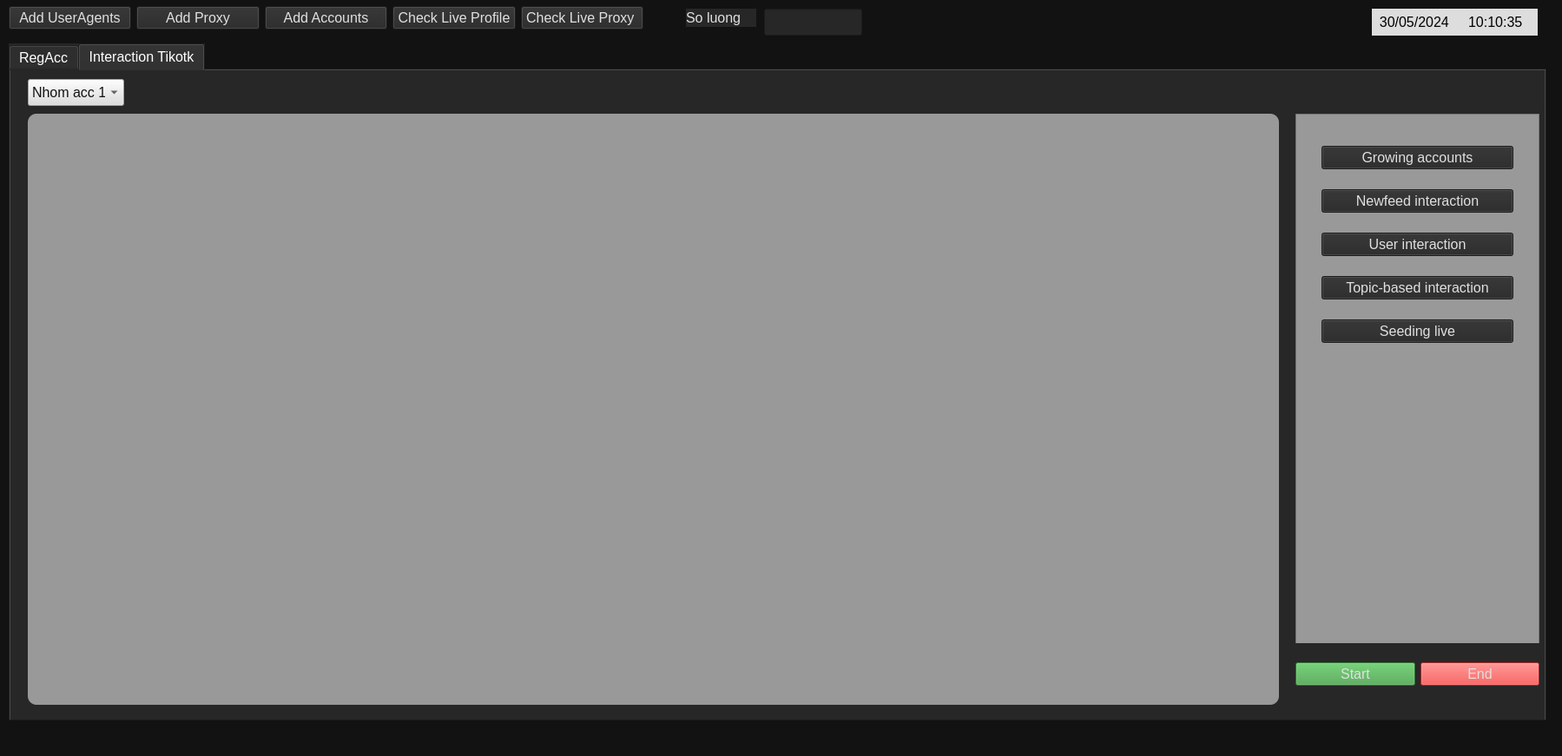
<?xml version="1.0" encoding="UTF-8"?>
<ui version="4.0">
 <class>MainWindow</class>
 <widget class="QMainWindow" name="MainWindow">
  <property name="geometry">
   <rect>
    <x>0</x>
    <y>0</y>
    <width>1799</width>
    <height>871</height>
   </rect>
  </property>
  <property name="windowTitle">
   <string>MainWindow</string>
  </property>
  <property name="autoFillBackground">
   <bool>false</bool>
  </property>
  <property name="styleSheet">
   <string notr="true">background-color: #121212	</string>
  </property>
  <widget class="QWidget" name="centralwidget">
   <widget class="QTabWidget" name="tiktokTab">
    <property name="geometry">
     <rect>
      <x>10</x>
      <y>50</y>
      <width>1771</width>
      <height>781</height>
     </rect>
    </property>
    <property name="font">
     <font>
      <pointsize>12</pointsize>
     </font>
    </property>
    <property name="autoFillBackground">
     <bool>false</bool>
    </property>
    <property name="styleSheet">
     <string notr="true">background-color: #272727  ; boder-radius:4px; color:#FFF</string>
    </property>
    <property name="currentIndex">
     <number>1</number>
    </property>
    <widget class="QWidget" name="tab">
     <attribute name="title">
      <string>RegAcc</string>
     </attribute>
     <widget class="QComboBox" name="regAccCombobox">
      <property name="geometry">
       <rect>
        <x>20</x>
        <y>11</y>
        <width>111</width>
        <height>31</height>
       </rect>
      </property>
      <property name="font">
       <font>
        <pointsize>12</pointsize>
       </font>
      </property>
      <property name="styleSheet">
       <string notr="true">background-color: #DDDDDD	;color:#121212</string>
      </property>
      <item>
       <property name="text">
        <string>date 1</string>
       </property>
      </item>
     </widget>
     <widget class="QTableWidget" name="regAccTable">
      <property name="geometry">
       <rect>
        <x>10</x>
        <y>70</y>
        <width>1721</width>
        <height>601</height>
       </rect>
      </property>
      <property name="font">
       <font>
        <pointsize>12</pointsize>
       </font>
      </property>
      <property name="autoFillBackground">
       <bool>false</bool>
      </property>
      <property name="styleSheet">
       <string notr="true">background-color:#999999;border-radius:10px;color:#E0E0E0</string>
      </property>
      <property name="selectionMode">
       <enum>QAbstractItemView::ExtendedSelection</enum>
      </property>
      <attribute name="horizontalHeaderVisible">
       <bool>false</bool>
      </attribute>
      <attribute name="horizontalHeaderDefaultSectionSize">
       <number>200</number>
      </attribute>
      <column>
       <property name="text">
        <string>No.</string>
       </property>
       <property name="font">
        <font>
         <pointsize>12</pointsize>
        </font>
       </property>
      </column>
      <column>
       <property name="text">
        <string>Hotmail</string>
       </property>
       <property name="font">
        <font>
         <pointsize>12</pointsize>
        </font>
       </property>
      </column>
      <column>
       <property name="text">
        <string>Pass hotmail</string>
       </property>
       <property name="font">
        <font>
         <pointsize>12</pointsize>
        </font>
       </property>
      </column>
      <column>
       <property name="text">
        <string>Pass tiktok</string>
       </property>
       <property name="font">
        <font>
         <pointsize>12</pointsize>
        </font>
       </property>
      </column>
      <column>
       <property name="text">
        <string>Status</string>
       </property>
       <property name="font">
        <font>
         <pointsize>12</pointsize>
        </font>
       </property>
      </column>
      <column>
       <property name="text">
        <string>Created time</string>
       </property>
       <property name="font">
        <font>
         <pointsize>12</pointsize>
        </font>
       </property>
      </column>
     </widget>
     <widget class="QPushButton" name="addHotmailBtn">
      <property name="geometry">
       <rect>
        <x>160</x>
        <y>10</y>
        <width>102</width>
        <height>27</height>
       </rect>
      </property>
      <property name="font">
       <font>
        <pointsize>12</pointsize>
       </font>
      </property>
      <property name="styleSheet">
       <string notr="true">background-color: #272727;color:#E0E0E0</string>
      </property>
      <property name="text">
       <string>Add Hotmail</string>
      </property>
     </widget>
     <widget class="QWidget" name="horizontalLayoutWidget_2">
      <property name="geometry">
       <rect>
        <x>1440</x>
        <y>670</y>
        <width>281</width>
        <height>71</height>
       </rect>
      </property>
      <layout class="QHBoxLayout" name="horizontalLayout_2">
       <item>
        <widget class="QPushButton" name="startBtn_RegAcc">
         <property name="font">
          <font>
           <pointsize>12</pointsize>
          </font>
         </property>
         <property name="styleSheet">
          <string notr="true">background-color: #43A047;color:#E0E0E0</string>
         </property>
         <property name="text">
          <string>Start</string>
         </property>
        </widget>
       </item>
       <item>
        <widget class="QPushButton" name="endBtn_RegAcc">
         <property name="font">
          <font>
           <pointsize>12</pointsize>
          </font>
         </property>
         <property name="styleSheet">
          <string notr="true">background-color: #E53935;color:#E0E0E0</string>
         </property>
         <property name="text">
          <string>End</string>
         </property>
        </widget>
       </item>
      </layout>
     </widget>
    </widget>
    <widget class="QWidget" name="tab_2">
     <attribute name="title">
      <string>Interaction Tikotk</string>
     </attribute>
     <widget class="QScrollArea" name="tiktokScrollArea">
      <property name="geometry">
       <rect>
        <x>1480</x>
        <y>50</y>
        <width>281</width>
        <height>611</height>
       </rect>
      </property>
      <property name="styleSheet">
       <string notr="true">background-color:#999999	</string>
      </property>
      <property name="widgetResizable">
       <bool>true</bool>
      </property>
      <widget class="QWidget" name="scrollAreaWidgetContents">
       <property name="geometry">
        <rect>
         <x>0</x>
         <y>0</y>
         <width>279</width>
         <height>609</height>
        </rect>
       </property>
       <widget class="QWidget" name="verticalLayoutWidget">
        <property name="geometry">
         <rect>
          <x>29</x>
          <y>19</y>
          <width>221</width>
          <height>261</height>
         </rect>
        </property>
        <layout class="QVBoxLayout" name="verticalLayout">
         <item>
          <widget class="QPushButton" name="growAccBtn">
           <property name="font">
            <font>
             <pointsize>12</pointsize>
            </font>
           </property>
           <property name="styleSheet">
            <string notr="true">background-color: #272727;color:#E0E0E0;</string>
           </property>
           <property name="text">
            <string>Growing accounts</string>
           </property>
          </widget>
         </item>
         <item>
          <widget class="QPushButton" name="newfeedBtn">
           <property name="font">
            <font>
             <pointsize>12</pointsize>
            </font>
           </property>
           <property name="styleSheet">
            <string notr="true">background-color: #272727;color:#E0E0E0</string>
           </property>
           <property name="text">
            <string>Newfeed interaction</string>
           </property>
          </widget>
         </item>
         <item>
          <widget class="QPushButton" name="userBtn">
           <property name="font">
            <font>
             <pointsize>12</pointsize>
            </font>
           </property>
           <property name="styleSheet">
            <string notr="true">background-color: #272727;color:#E0E0E0</string>
           </property>
           <property name="text">
            <string>User interaction</string>
           </property>
          </widget>
         </item>
         <item>
          <widget class="QPushButton" name="topicBtn">
           <property name="font">
            <font>
             <pointsize>12</pointsize>
            </font>
           </property>
           <property name="styleSheet">
            <string notr="true">background-color: #272727;color:#E0E0E0</string>
           </property>
           <property name="text">
            <string>Topic-based interaction</string>
           </property>
          </widget>
         </item>
         <item>
          <widget class="QPushButton" name="liveBtn">
           <property name="font">
            <font>
             <pointsize>12</pointsize>
            </font>
           </property>
           <property name="styleSheet">
            <string notr="true">background-color: #272727;color:#E0E0E0</string>
           </property>
           <property name="text">
            <string>Seeding live</string>
           </property>
          </widget>
         </item>
        </layout>
       </widget>
      </widget>
     </widget>
     <widget class="QComboBox" name="tiktokCombobox">
      <property name="geometry">
       <rect>
        <x>20</x>
        <y>10</y>
        <width>111</width>
        <height>31</height>
       </rect>
      </property>
      <property name="font">
       <font>
        <pointsize>12</pointsize>
       </font>
      </property>
      <property name="styleSheet">
       <string notr="true">background-color: #DDDDDD	;color:#121212</string>
      </property>
      <item>
       <property name="text">
        <string>Nhom acc 1</string>
       </property>
      </item>
     </widget>
     <widget class="QTableWidget" name="tiktokTable">
      <property name="geometry">
       <rect>
        <x>20</x>
        <y>50</y>
        <width>1441</width>
        <height>681</height>
       </rect>
      </property>
      <property name="font">
       <font>
        <pointsize>12</pointsize>
       </font>
      </property>
      <property name="autoFillBackground">
       <bool>false</bool>
      </property>
      <property name="styleSheet">
       <string notr="true">background-color:#999999	;color:#E0E0E0;border-radius:10px</string>
      </property>
      <property name="selectionMode">
       <enum>QAbstractItemView::ExtendedSelection</enum>
      </property>
      <attribute name="horizontalHeaderVisible">
       <bool>false</bool>
      </attribute>
      <attribute name="horizontalHeaderDefaultSectionSize">
       <number>200</number>
      </attribute>
      <column>
       <property name="text">
        <string>No.</string>
       </property>
       <property name="font">
        <font>
         <pointsize>12</pointsize>
        </font>
       </property>
      </column>
      <column>
       <property name="text">
        <string>ID Profile</string>
       </property>
       <property name="font">
        <font>
         <pointsize>12</pointsize>
        </font>
       </property>
      </column>
      <column>
       <property name="text">
        <string>Username</string>
       </property>
       <property name="font">
        <font>
         <pointsize>12</pointsize>
        </font>
       </property>
      </column>
      <column>
       <property name="text">
        <string>Password</string>
       </property>
       <property name="font">
        <font>
         <pointsize>12</pointsize>
        </font>
       </property>
      </column>
      <column>
       <property name="text">
        <string>Status</string>
       </property>
       <property name="font">
        <font>
         <pointsize>12</pointsize>
        </font>
       </property>
      </column>
     </widget>
     <widget class="QWidget" name="horizontalLayoutWidget_3">
      <property name="geometry">
       <rect>
        <x>1480</x>
        <y>660</y>
        <width>281</width>
        <height>71</height>
       </rect>
      </property>
      <layout class="QHBoxLayout" name="horizontalLayout_3">
       <item>
        <widget class="QPushButton" name="startBtn_tiktok">
         <property name="font">
          <font>
           <pointsize>12</pointsize>
          </font>
         </property>
         <property name="styleSheet">
          <string notr="true">background-color: #43A047;color:#E0E0E0</string>
         </property>
         <property name="text">
          <string>Start</string>
         </property>
        </widget>
       </item>
       <item>
        <widget class="QPushButton" name="endBtn_tiktok">
         <property name="font">
          <font>
           <pointsize>12</pointsize>
          </font>
         </property>
         <property name="styleSheet">
          <string notr="true">background-color: #E53935;color:#E0E0E0</string>
         </property>
         <property name="text">
          <string>End</string>
         </property>
        </widget>
       </item>
      </layout>
     </widget>
    </widget>
   </widget>
   <widget class="QWidget" name="horizontalLayoutWidget">
    <property name="geometry">
     <rect>
      <x>10</x>
      <y>0</y>
      <width>731</width>
      <height>41</height>
     </rect>
    </property>
    <layout class="QHBoxLayout" name="horizontalLayout">
     <item>
      <widget class="QPushButton" name="addUserAgentBtn">
       <property name="font">
        <font>
         <pointsize>12</pointsize>
        </font>
       </property>
       <property name="styleSheet">
        <string notr="true">background-color: #272727;color:#E0E0E0</string>
       </property>
       <property name="text">
        <string>Add UserAgents</string>
       </property>
      </widget>
     </item>
     <item>
      <widget class="QPushButton" name="addProxyBtn">
       <property name="font">
        <font>
         <pointsize>12</pointsize>
        </font>
       </property>
       <property name="styleSheet">
        <string notr="true">background-color: #272727;color:#E0E0E0</string>
       </property>
       <property name="text">
        <string>Add Proxy</string>
       </property>
      </widget>
     </item>
     <item>
      <widget class="QPushButton" name="addAccBtn">
       <property name="font">
        <font>
         <pointsize>12</pointsize>
        </font>
       </property>
       <property name="styleSheet">
        <string notr="true">background-color: #272727;color:#E0E0E0</string>
       </property>
       <property name="text">
        <string>Add Accounts</string>
       </property>
      </widget>
     </item>
     <item>
      <widget class="QPushButton" name="checkProfileBtn">
       <property name="font">
        <font>
         <pointsize>12</pointsize>
        </font>
       </property>
       <property name="styleSheet">
        <string notr="true">background-color: #272727;color:#E0E0E0</string>
       </property>
       <property name="text">
        <string>Check Live Profile</string>
       </property>
      </widget>
     </item>
     <item>
      <widget class="QPushButton" name="checkProxyBtn">
       <property name="font">
        <font>
         <pointsize>12</pointsize>
        </font>
       </property>
       <property name="styleSheet">
        <string notr="true">background-color: #272727;color:#E0E0E0</string>
       </property>
       <property name="text">
        <string>Check Live Proxy </string>
       </property>
      </widget>
     </item>
    </layout>
   </widget>
   <widget class="QLabel" name="dateTimeLable">
    <property name="geometry">
     <rect>
      <x>1580</x>
      <y>10</y>
      <width>191</width>
      <height>31</height>
     </rect>
    </property>
    <property name="font">
     <font>
      <pointsize>12</pointsize>
     </font>
    </property>
    <property name="styleSheet">
     <string notr="true">background-color: #DDDDDD	</string>
    </property>
    <property name="text">
     <string>  30/05/2024     10:10:35</string>
    </property>
   </widget>
   <widget class="QLabel" name="threadLable">
    <property name="geometry">
     <rect>
      <x>790</x>
      <y>10</y>
      <width>81</width>
      <height>21</height>
     </rect>
    </property>
    <property name="font">
     <font>
      <pointsize>12</pointsize>
     </font>
    </property>
    <property name="styleSheet">
     <string notr="true">background-color: #272727;color:#E0E0E0</string>
    </property>
    <property name="text">
     <string>So luong</string>
    </property>
   </widget>
   <widget class="QLineEdit" name="threadValue">
    <property name="geometry">
     <rect>
      <x>880</x>
      <y>10</y>
      <width>113</width>
      <height>31</height>
     </rect>
    </property>
    <property name="font">
     <font>
      <pointsize>12</pointsize>
     </font>
    </property>
    <property name="styleSheet">
     <string notr="true">background-color: #272727;color:#E0E0E0</string>
    </property>
   </widget>
  </widget>
  <widget class="QMenuBar" name="menubar">
   <property name="geometry">
    <rect>
     <x>0</x>
     <y>0</y>
     <width>1799</width>
     <height>21</height>
    </rect>
   </property>
  </widget>
  <widget class="QStatusBar" name="statusbar"/>
 </widget>
 <resources/>
 <connections/>
</ui>
